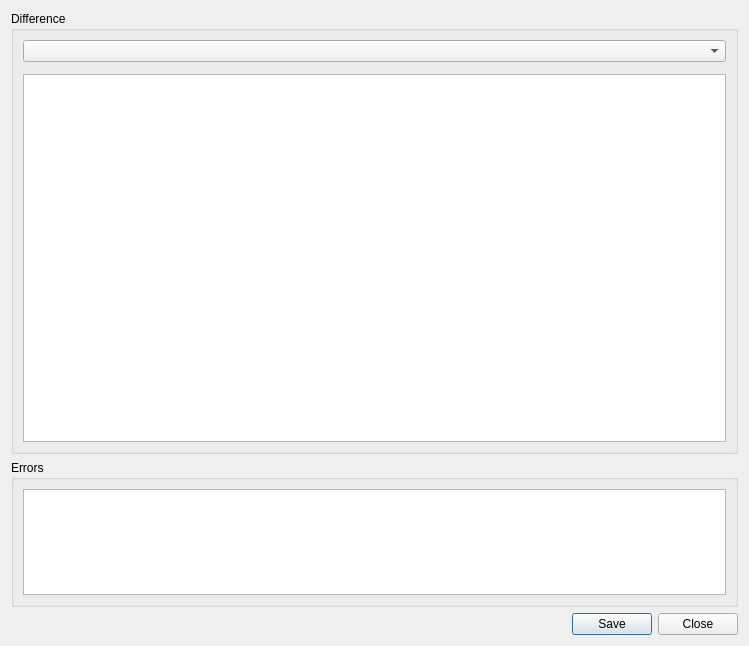
<?xml version="1.0" encoding="UTF-8"?>
<ui version="4.0">
 <class>HgDiffDialog</class>
 <widget class="QWidget" name="HgDiffDialog">
  <property name="geometry">
   <rect>
    <x>0</x>
    <y>0</y>
    <width>749</width>
    <height>646</height>
   </rect>
  </property>
  <property name="windowTitle">
   <string>Mercurial Diff</string>
  </property>
  <layout class="QVBoxLayout">
   <item>
    <widget class="QGroupBox" name="contentsGroup">
     <property name="sizePolicy">
      <sizepolicy hsizetype="Preferred" vsizetype="Preferred">
       <horstretch>0</horstretch>
       <verstretch>3</verstretch>
      </sizepolicy>
     </property>
     <property name="title">
      <string>Difference</string>
     </property>
     <layout class="QVBoxLayout" name="verticalLayout">
      <item>
       <widget class="QComboBox" name="filesCombo"/>
      </item>
      <item>
       <widget class="EricTextEditSearchWidget" name="searchWidget" native="true">
        <property name="focusPolicy">
         <enum>Qt::WheelFocus</enum>
        </property>
       </widget>
      </item>
      <item>
       <widget class="QPlainTextEdit" name="contents">
        <property name="whatsThis">
         <string>&lt;b&gt;Mercurial Diff&lt;/b&gt;&lt;p&gt;This shows the output of the hg diff command.&lt;/p&gt;</string>
        </property>
        <property name="lineWrapMode">
         <enum>QPlainTextEdit::NoWrap</enum>
        </property>
        <property name="readOnly">
         <bool>true</bool>
        </property>
        <property name="tabStopDistance">
         <double>8.000000000000000</double>
        </property>
       </widget>
      </item>
     </layout>
    </widget>
   </item>
   <item>
    <widget class="QGroupBox" name="errorGroup">
     <property name="sizePolicy">
      <sizepolicy hsizetype="Preferred" vsizetype="Expanding">
       <horstretch>0</horstretch>
       <verstretch>1</verstretch>
      </sizepolicy>
     </property>
     <property name="title">
      <string>Errors</string>
     </property>
     <layout class="QVBoxLayout">
      <item>
       <widget class="QTextEdit" name="errors">
        <property name="readOnly">
         <bool>true</bool>
        </property>
        <property name="acceptRichText">
         <bool>false</bool>
        </property>
       </widget>
      </item>
     </layout>
    </widget>
   </item>
   <item>
    <widget class="QDialogButtonBox" name="buttonBox">
     <property name="orientation">
      <enum>Qt::Horizontal</enum>
     </property>
     <property name="standardButtons">
      <set>QDialogButtonBox::Close|QDialogButtonBox::Save</set>
     </property>
    </widget>
   </item>
  </layout>
 </widget>
 <customwidgets>
  <customwidget>
   <class>EricTextEditSearchWidget</class>
   <extends>QWidget</extends>
   <header>EricWidgets/EricTextEditSearchWidget.h</header>
   <container>1</container>
  </customwidget>
 </customwidgets>
 <tabstops>
  <tabstop>filesCombo</tabstop>
  <tabstop>searchWidget</tabstop>
  <tabstop>contents</tabstop>
  <tabstop>errors</tabstop>
 </tabstops>
 <resources/>
 <connections>
  <connection>
   <sender>buttonBox</sender>
   <signal>rejected()</signal>
   <receiver>HgDiffDialog</receiver>
   <slot>close()</slot>
   <hints>
    <hint type="sourcelabel">
     <x>197</x>
     <y>624</y>
    </hint>
    <hint type="destinationlabel">
     <x>201</x>
     <y>645</y>
    </hint>
   </hints>
  </connection>
 </connections>
</ui>
